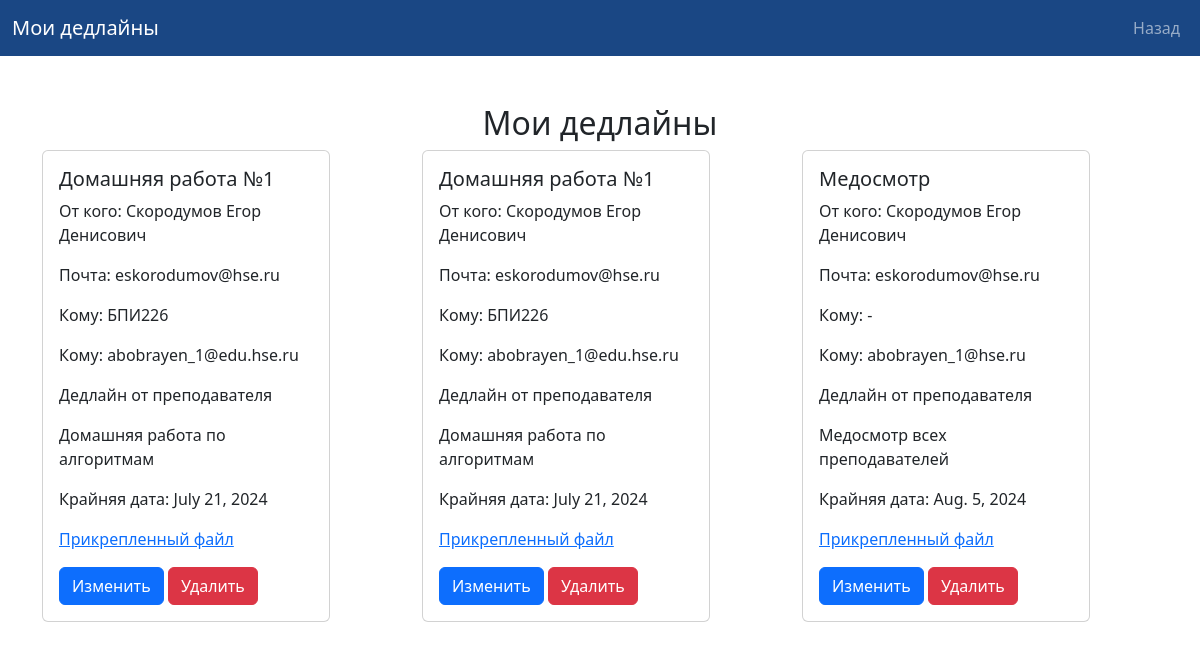
/mydeadline/my_deadlines/, run on the app's committed database.
### mydeadline/models.py (models this page shows, shortened)
class Deadline(models.Model):
    your_name = models.TextField()
    your_email = models.TextField()
    role = models.IntegerField(null=True)
    title = models.CharField(max_length=200)
    description = models.TextField()
    due_date = models.DateField()
    file = models.FileField(upload_to='deadlines/', blank=True, null=True)
    group = models.TextField()
    assigned_emails = models.TextField()

### mydeadline/views.py (the view)
# urls.py: path('my_deadlines/', views.my_deadlines, name='my_deadlines'),
def my_deadlines(request):
    deadlines = Deadline.objects.all()
    return render(request, 'mydeadline/my_deadlines.html', {'deadlines': deadlines})

### mydeadline/templates/mydeadline/my_deadlines.html (shortened to what this page needs)
<!doctype html>
<html lang="en">
<head>
    <link href="https://cdn.jsdelivr.net/npm/bootstrap@5.3.3/dist/css/bootstrap.min.css" rel="stylesheet">
</head>
<body>
    <nav class="navbar navbar-expand-lg" style="background-color: #1a4784;" data-bs-theme="dark">
        <div class="container-fluid">
            <a class="navbar-brand" href="{% url 'mydeadline:index' %}">Мои дедлайны</a>
            <ul class="navbar-nav mы-auto mb-2 mb-lg-0">
        <li class="nav-item">
          <a class="nav-link" aria-current="page" href="{% url 'mydeadline:index' %}">Назад</a>
        </li>
      </ul>
        </div>
    </nav>
    <div class="container mt-5">
        <h2 class="text-center">Мои дедлайны</h2>
        <div class="row">
            {% for deadline in deadlines %}
                <div class="col-md-4 mb-3">
                    <div class="card" style="width: 18rem;">
                        <div class="card-body">
                            <h5 class="card-title">{{ deadline.title }}</h5>
                            <p class="card-text">От кого: {{ deadline.your_name }}</p>
                            <p class="card-text">Почта: {{ deadline.your_email }}</p>
                            {% if deadline.group != null %}
                                <p class="card-text">Кому: {{ deadline.group }}</p>
                            {% endif %}
                            {% if deadline.assigned_emails != null %}
                            <p class="card-text">Кому: {{ deadline.assigned_emails }}</p>
                            {% endif %}
                            {% if deadline.role == 1 %}
                                <p class="card-text">Дедлайн от преподавателя</p>
                            {% else %}
                                <p class="card-text">Дедлайн от администрации</p>
                            {% endif %}
                            <p class="card-text">{{ deadline.description }}</p>
                            <p class="card-text">Крайняя дата: {{ deadline.due_date }}</p>
                            {% if deadline.file %}
                                <p class="card-text"><a href="{{ deadline.file.url }}">Прикрепленный файл</a></p>
                            {% endif %}
                            <a href="{% url 'mydeadline:edit_deadline' deadline.pk %}" class="btn btn-primary">Изменить</a>
                            <form method="post" action="{% url 'mydeadline:delete_deadline' deadline.pk %}" style="display:inline;">
                                <button type="submit" class="btn btn-danger">Удалить</button>
                            </form>
                        </div>
                    </div>
                </div>
            {% endfor %}
        </div>
    </div>
</body>
</html>

### data on the page
Deadline: title "Домашняя работа №1", your_name "Скородумов Егор Денисович", your_email "eskorodumov@hse.ru", group "БПИ226", assigned_emails "abobrayen_1@edu.hse.ru", role "Дедлайн от преподавателя", description "Домашняя работа по алгоритмам", due_date "July 21, 2024"
Deadline: title "Домашняя работа №1", your_name "Скородумов Егор Денисович", your_email "eskorodumov@hse.ru", group "БПИ226", assigned_emails "abobrayen_1@edu.hse.ru", role "Дедлайн от преподавателя", description "Домашняя работа по алгоритмам", due_date "July 21, 2024"
Deadline: title "Медосмотр", your_name "Скородумов Егор Денисович", your_email "eskorodumov@hse.ru", group "-", assigned_emails "abobrayen_1@hse.ru", role "Дедлайн от преподавателя", description "Медосмотр всех преподавателей", due_date "Aug. 5, 2024"
